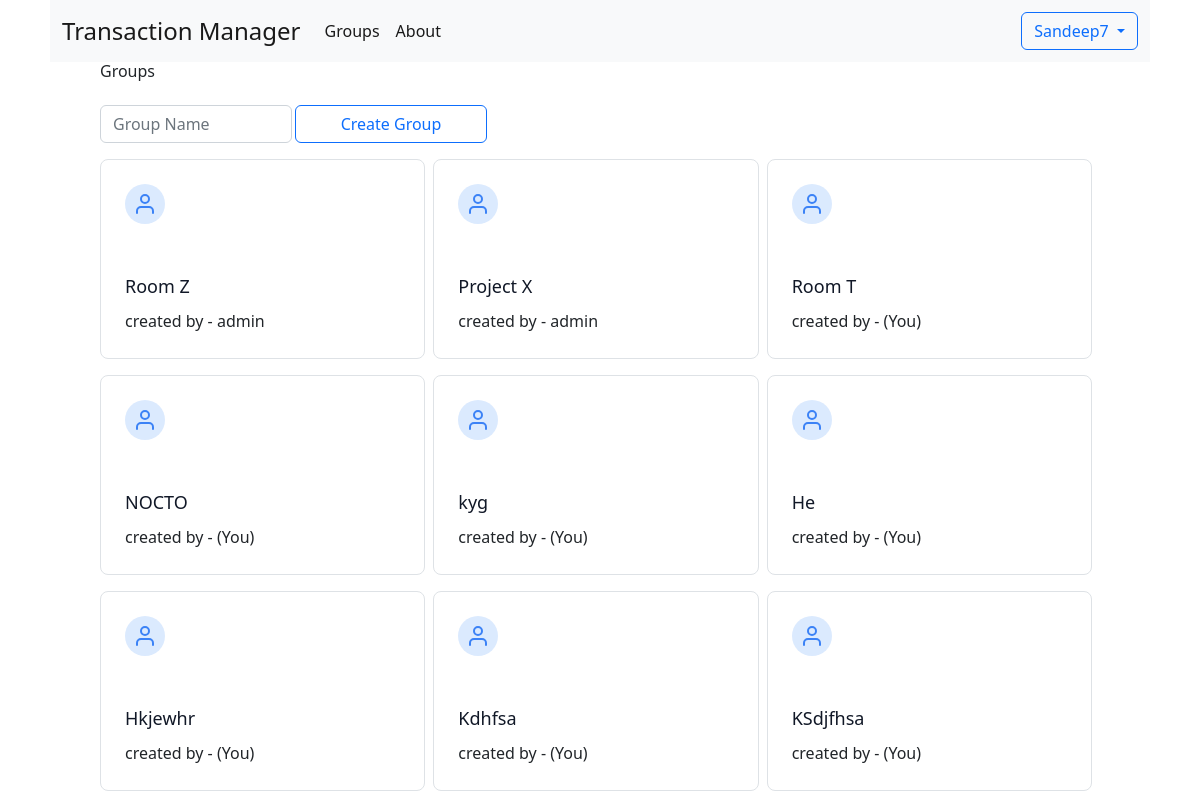
/groups (signed in), run on an earlier commit of the app's database.
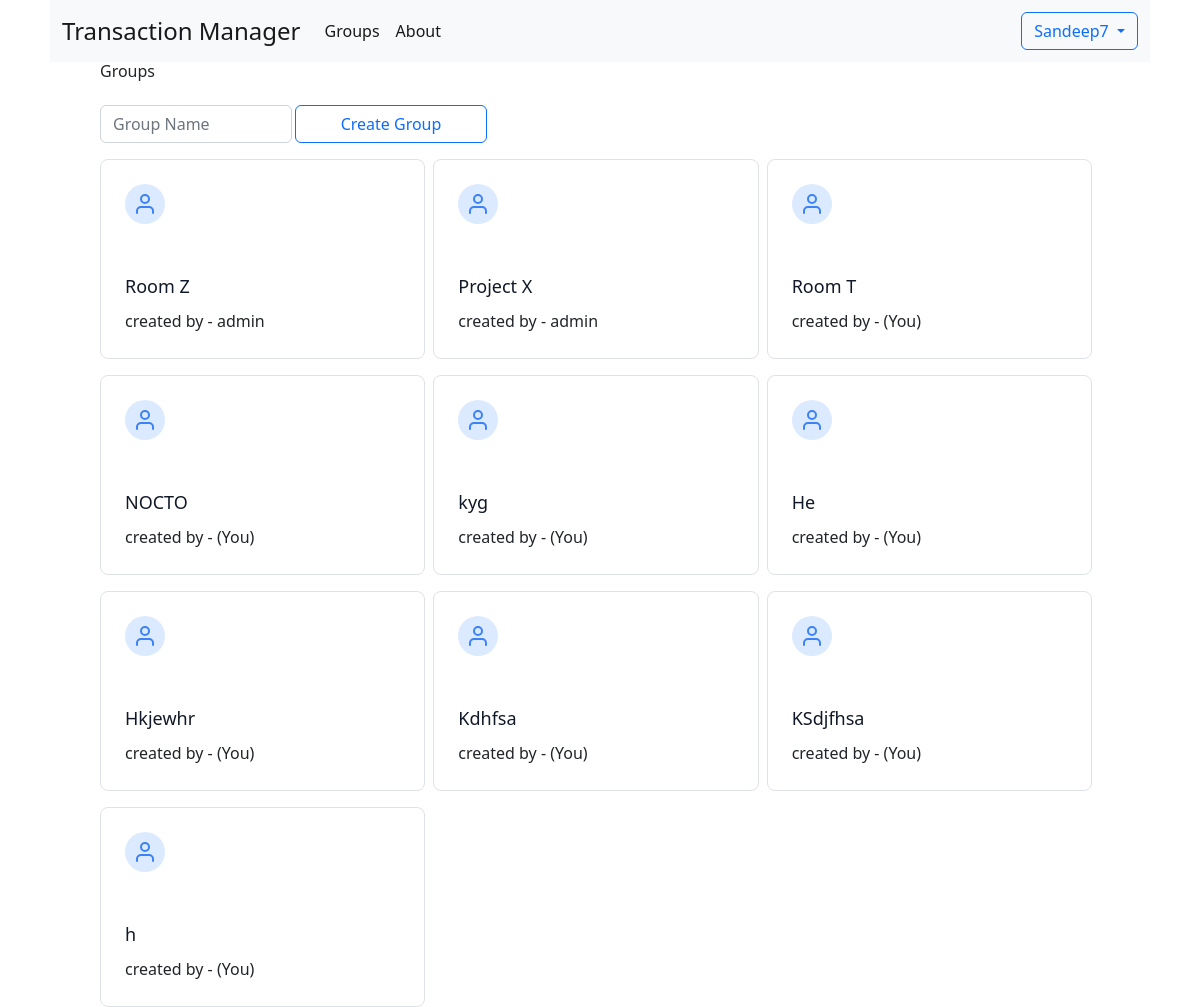
And on a later commit of the database.
### core/models.py (models this page shows, shortened)
class AbstractUser(AbstractBaseUser, PermissionsMixin):
    username_validator = UnicodeUsernameValidator()
    username        = models.CharField(
                        _("Username"),
                        max_length=150,
                        unique=True,
                        help_text=_(
                            "Required. 150 characters or fewer. Letters, digits and @/./+/-/_ only."
                        ),
                        validators=[username_validator],
                        error_messages={
                            "unique": _("A user with that username already exists."),
                        },
                    )
    password        = models.CharField(_("password"), max_length=128)
    first_name      = models.CharField(_("first name"), max_length=150, blank=True)
    last_name       = models.CharField(_("last name"), max_length=150, blank=True)
    mobile_number   = models.CharField(
                        blank = False,
                        unique = True,
                        max_length = 10,
                        help_text = "Enter 10 digit phone number only"
                    )
    email           = models.EmailField(_("email address"), blank=True)
    gender      = models.CharField(
                    max_length=50,
                    choices=sex_choice,
                    default='Male'
                )
    dob         = models.DateField(
                    _("date of birth"),
                    default=date.today,
                    null = True,
                    blank = True,
                    help_text="Please use the following format: <em>YYYY-MM-DD</em>."
                )
    date_joined     = models.DateTimeField(_("date joined"), default=timezone.now)
    is_staff        = models.BooleanField(
                        _("staff status"),
                        default = False,
                    )
    is_active       = models.BooleanField(
                        _("active"),
                        default = True,
                    )
    groups          = models.ManyToManyField("group.Group", related_name = "members", blank = True)
    objects = UserManager()
    EMAIL_FIELD = "email"
    USERNAME_FIELD = "username"
    REQUIRED_FIELDS = ["email"]
    class Meta:
        verbose_name = _("user")
        verbose_name_plural = _("users")
        abstract = True

class User(AbstractUser):
    pass

### group/models.py (models this page shows, shortened)
class Group(models.Model):
    name        = models.CharField(
                    _("Group Name"),
                    unique = True,
                    error_messages={
                        "unique": _("A group with that groupname already exists."),
                    },
                    max_length = 30,
                    db_index = True
                )
    created_by  = models.ForeignKey("core.User", on_delete = models.SET_NULL, null = True)
    created_on  = models.DateTimeField(default = timezone.now)
    savings     = models.PositiveIntegerField(verbose_name = "Savings", default = 0)
    maintainer  = models.ForeignKey(
                    "core.User",
                    verbose_name = "Savings Account Maintainer",
                    on_delete = models.SET_NULL,
                    related_name = "maintaining_groups",
                    related_query_name = "maintaining_groups",
                    blank = True,
                    null = True
                )
    inactive_members = models.ManyToManyField("core.User", related_name = "inactive_groups", blank = True)

### group/views.py (the view, shortened to what this page needs)
# urls.py: path('groups', views.groups_view, name = "groups"),
@login_required
def groups_view(request):
    context = {
        'title' : "Groups",
        'groups' : request.user.groups.all().select_related('created_by').order_by('-id'),
    }
    context['groups'] = request.user.groups.all().select_related('created_by').order_by('-id')
    return custom_render(request, "pages/groups.html", context)

### group/helper.py (called while the page is built)
def get_template(template_path, is_htmx):
    if not is_htmx:
        return template_path
    *parent_path, template_name = template_path.split("/")
    template_name = template_name.split(".")[0] + "_component.html"
    template_modified_path = parent_path + ["components", template_name]
    return "/".join(template_modified_path)

def custom_render(request, template_path, context = {}):
    is_htmx = request.META.get("HTTP_HX_REQUEST", 'false') == 'true'
    return render(request, get_template(template_path, is_htmx), context)

### transaction_manager/templates/pages/groups.html
{% extends '../base.html' %}
{% block body %}
  {% include 'pages/components/groups_component.html' %}
{% endblock body %}

### transaction_manager/templates/base.html (shortened to what this page needs)
{% load static %}
<!DOCTYPE html>
<html lang="en" data-bs-theme="dark">
<head>
    <link
        href="https://cdn.jsdelivr.net/npm/bootstrap@5.2.1/dist/css/bootstrap.min.css"
        rel="stylesheet"
    >
    <link rel="stylesheet" href="https://cdnjs.cloudflare.com/ajax/libs/tailwindcss/2.0.2/tailwind.min.css">
    <link
        rel="stylesheet"
        href="https://cdnjs.cloudflare.com/ajax/libs/font-awesome/6.4.0/css/all.min.css"
    />
</head>
<body style="background-color: white;">
    <div class="col-xl-11 m-auto" >
        {% if not remove_navbar %}
            {% include 'nav.html' %}
        {% endif %}
        <div id="bodypart" hx-history-elt>
            {% block body %}
            {% endblock %}
        </div>
    </div>
</body>
</html>

### transaction_manager/templates/nav.html (shortened to what this page needs)
<nav class="navbar navbar-expand-lg navbar-light bg-light">
  <div class="container-fluid">
    <a class="navbar-brand fs-4" href="{% url 'home' %}">Transaction Manager</a>
    <div class="collapse navbar-collapse" id="navbarSupportedContent">
        {% if user.is_authenticated %}
          <ul class="navbar-nav me-auto mb-2 mb-lg-0">
          {% if group %}
            <li
              class="nav-item"
            >
              <button
                class="nav-link active"
                aria-current="page"
                hx-get="{% url 'group' group.id %}"
                hx-target="#bodypart"
                hx-push-url="true"
              >
                {{ group.name }}
              </button>
            </li>
            {% if group.savings != 0 %}
              <li
                class="nav-item"
              >
                <button
                  class="nav-link active text-success"
                  id="savings_amount"
                  aria-current="page"
                >
                  Savings : {{ group.savings }}
                </button>
              </li>
            {% endif %}
            <li
              class="nav-item"
            >
              <button
                class="nav-link active"
                aria-current="page"
                hx-get="{% url 'transactions' group.id %}"
                hx-target="#bodypart"
                hx-push-url="true"
              >
                View Transactions
              </button>
            </li>
            <li
              class="nav-item"
            >
              <button
                class="nav-link active"
                aria-current="page"
                hx-get="{% url 'add transaction' group.id %}"
                hx-target="#bodypart"
                hx-push-url="true"
              >
                Add Transaction
              </button>
            </li>
            <li
              class="nav-item"
            >
              <button
                class="nav-link active"
                aria-current="page"
                hx-get="{% url 'transactions monthly split' group.id %}"
                hx-target="#bodypart"
                hx-push-url="true"
              >
                Monthly Split
              </button>
            </li>
            <li
              class="nav-item"
            >
              <a
                class="nav-link active"
                aria-current="page"
                href="{% url 'groups' %}"
              >
                Groups
              </a>
            </li>
            <li
              class="nav-item"
            >
              <a
                class="nav-link active"
                aria-current="page"
                href="{% url 'about' %}"
              >
                About
              </a>
            </li>
          {% else %}
            <li
              class="nav-item"
            >
              <button
                class="nav-link active"
                aria-current="page"
                hx-get="{% url 'groups' %}"
                hx-target="#bodypart"
                hx-push-url="true"
              >
                Groups
              </button>
            </li>
            <li
              class="nav-item"
            >
              <button
                class="nav-link active"
                aria-current="page"
                hx-get="{% url 'about' %}"
                hx-target="#bodypart"
                hx-push-url="true"
              >
                About
              </button>
            </li>
          {% endif %}
        </ul>
        {% endif %}
				{% if user.is_authenticated %}
        <div class="navbar-nav">
					<div class="nav-item dropdown" style="">
            <button class="btn btn-outline-primary dropdown-toggle" type="button" data-bs-toggle="dropdown" aria-expanded="false">
              {{ user.username }}
            </button>
          </div>
        </div>
				{% endif %}
      </div>
    </div>
  </nav>

### transaction_manager/templates/pages/components/groups_component.html (shortened to what this page needs)
  <div class="container">
      <h1>Groups</h1><br>
      <form method="post" style="display:flex; flex-wrap:wrap;gap:3px;">
        <div class="form-group w-48">
          <input required type="text" class="form-control" name="group_name" id="group_name" placeholder="Group Name">
        </div>
        <input type="submit" value="Create Group" class="w-48 btn btn-outline-primary"/>
      </form>
      <div style="display:flex; flex-wrap:wrap">
        {% for group in user.groups.all %}
            <div class="col-xl-4 col-md-6 col-12 pt-md-3 pt-2 pr-md-3 pr-2">
                <div class="border border-gray-200 p-6 rounded-lg">
                  <div
                    class="w-10 h-10 inline-flex items-center justify-center rounded-full bg-blue-100 text-blue-500 mb-5"
                  >
                    <a style="text-decoration:none" href="{% url 'group' group.id %}">
                    <svg
                      fill="none"
                      stroke="currentColor"
                      stroke-linecap="round"
                      stroke-linejoin="round"
                      stroke-width="2"
                      class="w-6 h-6"
                      viewBox="0 0 24 24"
                    >
                      <path d="M20 21v-2a4 4 0 00-4-4H8a4 4 0 00-4 4v2"></path>
                      <circle cx="12" cy="7" r="4"></circle>
                    </svg>
                  </div>
                  <h2 class="text-lg text-gray-900 font-medium title-font mb-2">
                    {{ group.name }}
                  </h2></a>
                  <p class="leading-relaxed text-base">
                    created by - {% if group.created_by == user %} (You) {% else %} {{ group.created_by.username }} {% endif %}
                  </p>
                </div>
            </div>
        {% endfor %}
      </div>
    </div>

What changed in the data, as far as the page shows it:
added Group: name "h", shows "(You)"
